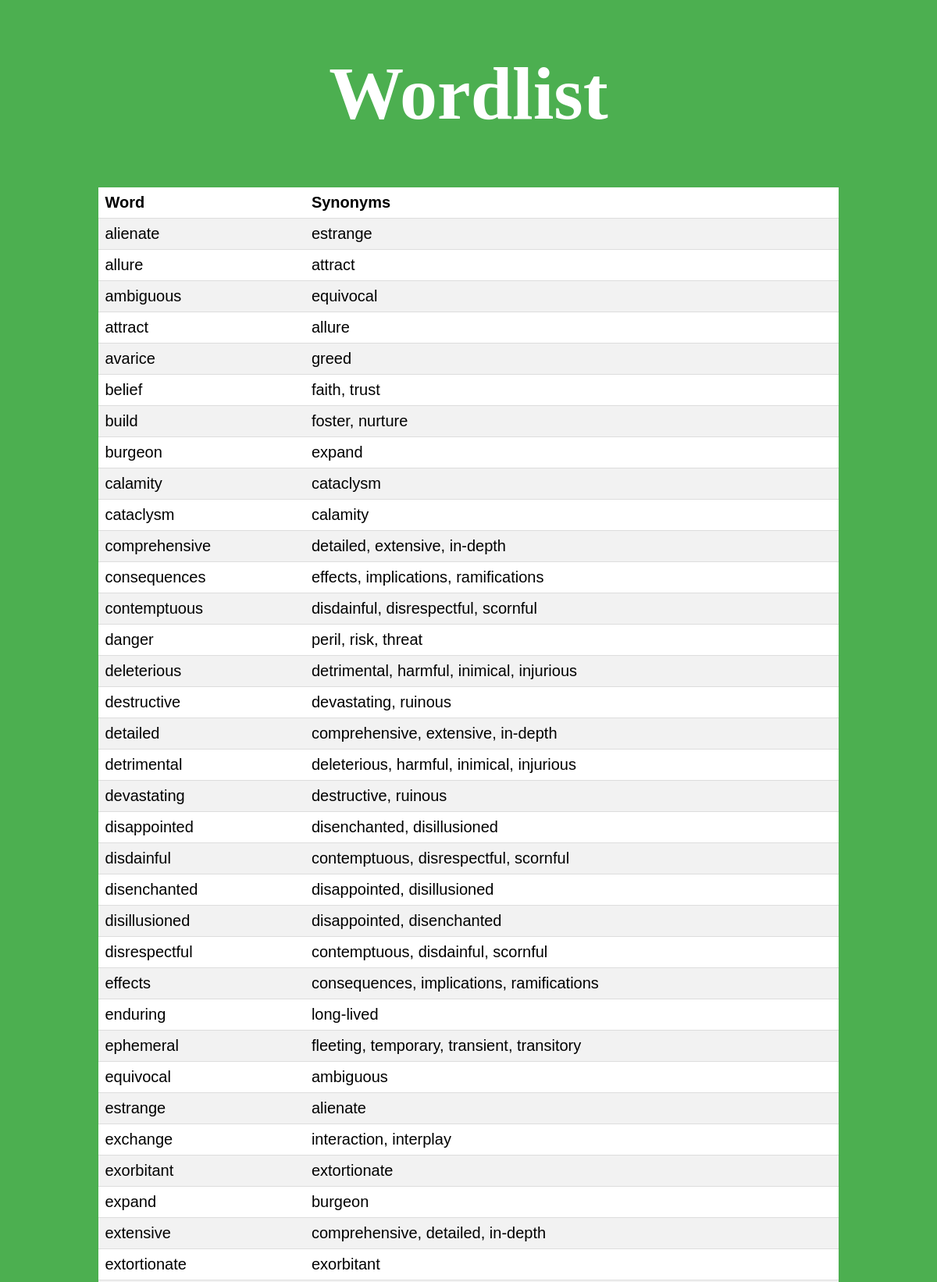
The page /wordlist (upper part) on the database its author committed.
### tables this page shows
CREATE TABLE `word` (
	`word1`	TEXT,
	`word2`	TEXT,
	PRIMARY KEY(`word1`,`word2`)
);

### app.py (the view)
@app.route('/wordlist')
def wordlist():
    conn = sqlite3.connect("words.db")
    cur = conn.execute("SELECT word1, word2 FROM word ORDER BY word1 ASC")
    content = []
    for row in cur:
        content.append(row)
    synDict = {}
    for tup in content:
        if not tup[0] in synDict:
            synDict[tup[0]] = tup[1]
        else:
            synDict[tup[0]] += ", " + tup[1]
    return flask.render_template("wordlist.html", synDict=synDict)

### templates/wordlist.html (shortened to what this page needs)
<!DOCTYPE html>
<html>
  <head>
  </head>
  <body>
    <h1>Wordlist</h1>
    <table>
      <tr>
        <th>Word</th>
        <th>Synonyms</th>
      </tr>
      {% for key, value in synDict.items() %}
      <tr>
        <td>{{key}}</td>
        <td>{{value}}</td>
      </tr>
      {% endfor %}
    </table>
  </body>
</html>

### templates/wordlist.html (style rules this page uses)
body { background-color: #4caf50; text-align: center; }
h1 { font-size: 6em; color: #ffffff; text-align: center; animation: fadein 1s ease-out forwards; }
table { border-collapse: collapse; width: 80%; margin: auto; }
th, td { font-size: 20px; font-family: Arial, Helvetica, sans-serif; padding: 8px; text-align: left; border-bottom: 1px solid #dddddd; }
tr:nth-child(even) { background-color: #f2f2f2; }
tr:nth-child(odd) { background-color: #ffffff; }

### rows shown on the page
word: word1 "alienate", word2 "estrange"
word: word1 "allure", word2 "attract"
word: word1 "ambiguous", word2 "equivocal"
word: word1 "attract", word2 "allure"
word: word1 "avarice", word2 "greed"
word: word1 "belief", value "faith, trust"
word: word1 "build", value "foster, nurture"
word: word1 "burgeon", word2 "expand"
word: word1 "calamity", word2 "cataclysm"
word: word1 "cataclysm", word2 "calamity"
word: word1 "comprehensive", value "detailed, extensive, in-depth"
word: word1 "consequences", value "effects, implications, ramifications"
word: word1 "contemptuous", value "disdainful, disrespectful, scornful"
word: word1 "danger", value "peril, risk, threat"
word: word1 "deleterious", value "detrimental, harmful, inimical, injurious"
word: word1 "destructive", value "devastating, ruinous"
word: word1 "detailed", value "comprehensive, extensive, in-depth"
word: word1 "detrimental", value "deleterious, harmful, inimical, injurious"
word: word1 "devastating", value "destructive, ruinous"
word: word1 "disappointed", value "disenchanted, disillusioned"
word: word1 "disdainful", value "contemptuous, disrespectful, scornful"
word: word1 "disenchanted", value "disappointed, disillusioned"
word: word1 "disillusioned", value "disappointed, disenchanted"
word: word1 "disrespectful", value "contemptuous, disdainful, scornful"
word: word1 "effects", value "consequences, implications, ramifications"
word: word1 "enduring", word2 "long-lived"
word: word1 "ephemeral", value "fleeting, temporary, transient, transitory"
word: word1 "equivocal", word2 "ambiguous"
word: word1 "estrange", word2 "alienate"
word: word1 "exchange", value "interaction, interplay"
word: word1 "exorbitant", word2 "extortionate"
word: word1 "expand", word2 "burgeon"
word: word1 "extensive", value "comprehensive, detailed, in-depth"
word: word1 "extortionate", word2 "exorbitant"
